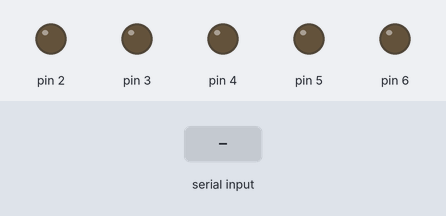
This sketch was run on a simulated Arduino Uno, built with avr-gcc and run on an emulated ATmega328P. On the bench: output pins drawn as LEDs (lit = HIGH). The test bench sets the inputs (shaded band).

Above: at 1.2 s.
1.3 s: byte 30 received over Serial
At 2.5 s:
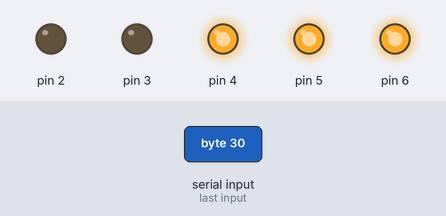
2.8 s: byte 90 received over Serial
At 4.0 s:
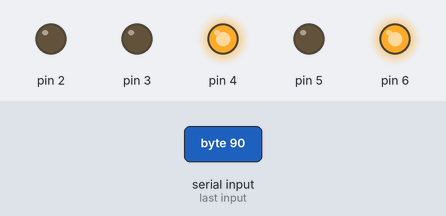
4.3 s: byte 120 received over Serial
At 5.0 s:
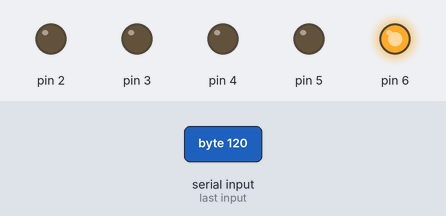
5.8 s: byte 30 received over Serial
At 6.6 s:
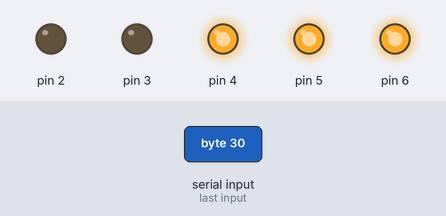
Timing chart, 0 to 8.3 s (numbered marks = the images above; inputs shaded):
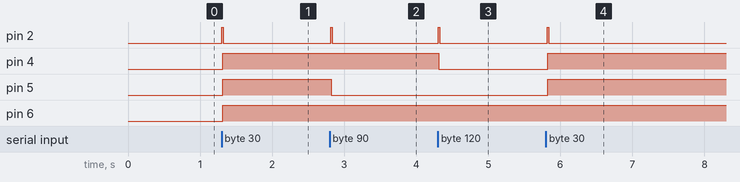

Measured:
- after the input at 1.3 s, pin 2: LOW → HIGH at once, → LOW 0.02 s later; pin 4–6: LOW → HIGH at once
- after the input at 2.8 s, pin 2: LOW → HIGH at once, → LOW 0.02 s later; pin 5: HIGH → LOW at once
- after the input at 4.3 s, pin 2: LOW → HIGH at once, → LOW 0.02 s later; pin 4: HIGH → LOW at once
- after the input at 5.8 s, pin 2: LOW → HIGH at once, → LOW 0.02 s later; pin 4, pin 5: LOW → HIGH at once

The sketch:

CD4511_1.0_.ino
```cpp
void setup()
{
  pinMode(2, OUTPUT);
  pinMode(3, OUTPUT);
  pinMode(4, OUTPUT);
  pinMode(5, OUTPUT);
  pinMode(6, OUTPUT);
  Serial.begin(9600);
}

byte income;
void loop()
{
  if(Serial.available()>0){
    income=Serial.read();
    digitalWrite(2, HIGH);
    delay(10);
    if(income&1==1) digitalWrite(3, HIGH);
    else digitalWrite(3, LOW);
    if(income>>1&1==1) digitalWrite(4, HIGH);
    else digitalWrite(4, LOW);
    if(income>>2&1==1) digitalWrite(5, HIGH);
    else digitalWrite(5, LOW);
    if(income>>3&1==1) digitalWrite(6, HIGH);
    else digitalWrite(6, LOW);
  }
  delay(10);
  digitalWrite(2, LOW);
  delay(10);
}
```
